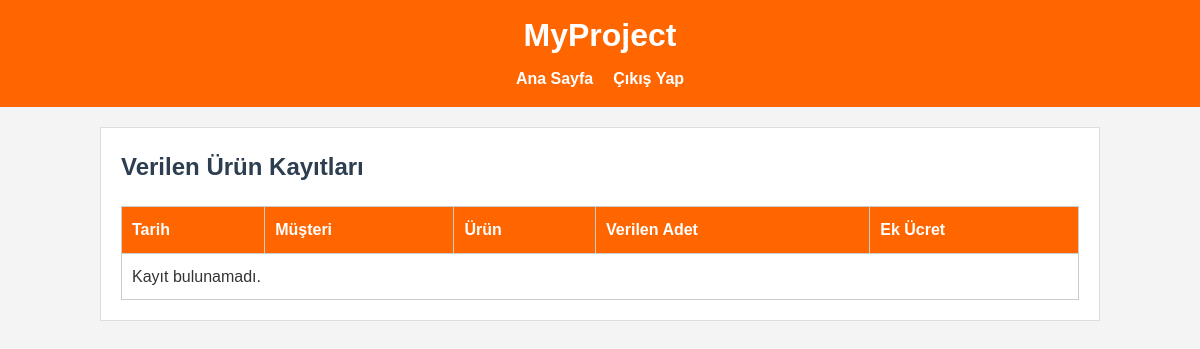
The app's page /list-product-logs/ (signed in), older data.
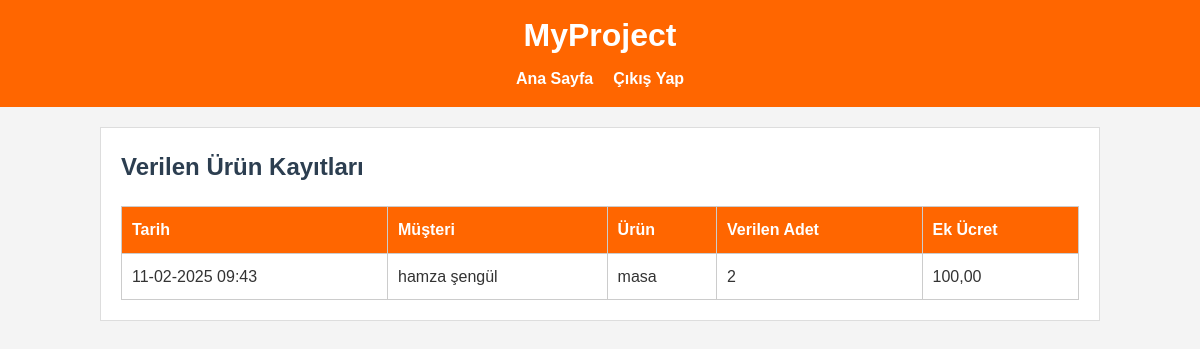
The same page, newer data.
### core/models.py (models this page shows, shortened)
class ProductLog(models.Model):
    representative = models.ForeignKey(
        User, on_delete=models.SET_NULL, null=True, blank=True,
        verbose_name="Temsilci"
    )
    customer = models.ForeignKey(
        'Customer', on_delete=models.CASCADE,
        verbose_name="Müşteri"
    )
    product = models.ForeignKey(
        Product, on_delete=models.SET_NULL,
        null=True, blank=True, verbose_name="Ürün"
    )
    quantity_given = models.PositiveIntegerField(verbose_name="Verilen Adet")
    extra_fee = models.DecimalField(max_digits=10, decimal_places=2, default=0,
                                    verbose_name="Ek Ücret")
    created_at = models.DateTimeField(auto_now_add=True)
    class Meta:
        verbose_name = "Ürün Verme Logu"
        verbose_name_plural = "Ürün Verme Logları"
        ordering = ['-created_at']

class Customer(models.Model):
    representative = models.ForeignKey(User, on_delete=models.CASCADE, related_name='customers', verbose_name="Temsilci")
    first_name = models.CharField(max_length=30, verbose_name="Ad")
    last_name = models.CharField(max_length=30, verbose_name="Soyad")
    identifier = models.CharField(max_length=50, verbose_name="TC / Vergi No")
    tax_address = models.CharField(max_length=50, blank=True, null=True, verbose_name="Vergi Adresi")
    address = models.TextField(verbose_name="Adres")
    subscription_type = models.ForeignKey(SubscriptionType, on_delete=models.SET_NULL, null=True, blank=True, verbose_name="Abonelik Türü")
    subscription_duration = models.ForeignKey(SubscriptionDuration, on_delete=models.SET_NULL, null=True, blank=True, verbose_name="Abonelik Süresi")
    subscription_start_date = models.DateField(null=True, blank=True, verbose_name="Aboneliğin Başlama Tarihi")
    payment_method = models.ForeignKey(PaymentMethod, on_delete=models.SET_NULL, null=True, blank=True, verbose_name="Ödeme Tipi")
    payment_amount = models.DecimalField(max_digits=10, decimal_places=2, null=True, blank=True, verbose_name="Ödeme Miktarı")
    detail = models.TextField(blank=True, null=True, verbose_name="Detay Açıklama")
    created_at = models.DateTimeField(auto_now_add=True, verbose_name="Oluşturulma Tarihi")
    class Meta:
        verbose_name = "Müşteri"
        verbose_name_plural = "Müşteriler"
        ordering = ['-created_at']

class Product(models.Model):
    name = models.CharField(max_length=100, verbose_name="Ürün Adı")
    quantity = models.PositiveIntegerField(verbose_name="Stok Adedi")
    can_be_given = models.BooleanField(default=True, verbose_name="Verilebilir")
    created_at = models.DateTimeField(auto_now_add=True)
    updated_at = models.DateTimeField(auto_now=True)
    class Meta:
        verbose_name = "Ürün"
        verbose_name_plural = "Ürünler"

### core/views.py (the view)
# urls.py: path('list-product-logs/', views.list_product_logs, name='list_product_logs'),
@login_required
def list_product_logs(request):
    if not (hasattr(request.user, 'representative_profile') and int(request.user.representative_profile.category) >= 2):
        return redirect('representative_dashboard')
    logs_qs = ProductLog.objects.filter(representative=request.user).select_related('customer', 'product').order_by('-created_at')
    return render(request, 'core/list_product_logs.html', {'logs': logs_qs})

### core/templates/core/list_product_logs.html (shortened to what this page needs)
{% extends 'core/base.html' %}
{% block content %}
<h2>Verilen Ürün Kayıtları</h2>
<table>
  <thead>
    <tr>
      <th>Tarih</th>
      <th>Müşteri</th>
      <th>Ürün</th>
      <th>Verilen Adet</th>
      <th>Ek Ücret</th>
    </tr>
  </thead>
  <tbody>
    {% for log in logs %}
    <tr>
      <td>{{ log.created_at|date:"d-m-Y H:i" }}</td>
      <td>{{ log.customer.first_name }} {{ log.customer.last_name }}</td>
      <td>{{ log.product.name }}</td>
      <td>{{ log.quantity_given }}</td>
      <td>{{ log.extra_fee }}</td>
    </tr>
    {% empty %}
    <tr>
      <td colspan="5">Kayıt bulunamadı.</td>
    </tr>
    {% endfor %}
  </tbody>
</table>
{% endblock %}

Row changes from the older to the newer data that the page shows:
added ProductLog: created_at "11-02-2025 09:43", customer.first_name "hamza", customer.last_name "şengül", product.name "masa", quantity_given "2", extra_fee "100,00"
Text that changed along with them:
text no longer shown: "Kayıt bulunamadı."
